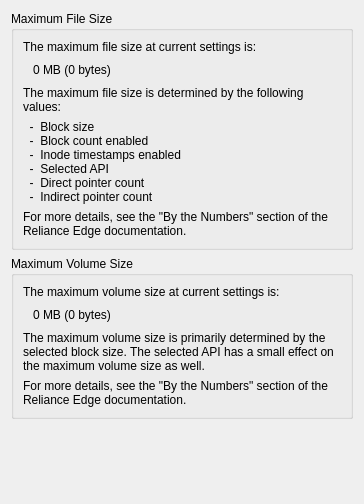
          <widget class="QWidget" name="scrollAreaWidgetContents_6">
           <property name="geometry">
            <rect>
             <x>0</x>
             <y>0</y>
             <width>364</width>
             <height>504</height>
            </rect>
           </property>
           <layout class="QVBoxLayout" name="verticalLayout_10">
            <item>
             <widget class="QGroupBox" name="gbTransactionPts_2">
              <property name="title">
               <string>Maximum File Size</string>
              </property>
              <layout class="QVBoxLayout" name="verticalLayout_34">
               <item>
                <widget class="QLabel" name="label_44">
                 <property name="text">
                  <string>The maximum file size at current settings is:</string>
                 </property>
                </widget>
               </item>
               <item>
                <layout class="QHBoxLayout" name="horizontalLayout_20">
                 <item>
                  <spacer name="horizontalSpacer_27">
                   <property name="orientation">
                    <enum>Qt::Horizontal</enum>
                   </property>
                   <property name="sizeType">
                    <enum>QSizePolicy::Fixed</enum>
                   </property>
                   <property name="sizeHint" stdset="0">
                    <size>
                     <width>10</width>
                     <height>20</height>
                    </size>
                   </property>
                  </spacer>
                 </item>
                 <item>
                  <widget class="QLabel" name="lFsizeBytes">
                   <property name="text">
                    <string>0 MB (0 bytes)</string>
                   </property>
                  </widget>
                 </item>
                 <item>
                  <spacer name="horizontalSpacer_28">
                   <property name="orientation">
                    <enum>Qt::Horizontal</enum>
                   </property>
                   <property name="sizeHint" stdset="0">
                    <size>
                     <width>40</width>
                     <height>20</height>
                    </size>
                   </property>
                  </spacer>
                 </item>
                </layout>
               </item>
               <item>
                <widget class="QLabel" name="label_47">
                 <property name="text">
                  <string>The maximum file size is determined by the following values:</string>
                 </property>
                 <property name="wordWrap">
                  <bool>true</bool>
                 </property>
                </widget>
               </item>
               <item>
                <widget class="QLabel" name="lFsizeDetails">
                 <property name="text">
                  <string>  -  Block size
  -  Block count enabled
  -  Inode timestamps enabled
  -  Selected API
  -  Direct pointer count
  -  Indirect pointer count</string>
                 </property>
                 <property name="wordWrap">
                  <bool>false</bool>
                 </property>
                </widget>
               </item>
               <item>
                <widget class="QLabel" name="label_46">
                 <property name="text">
                  <string>For more details, see the &quot;By the Numbers&quot; section of the Reliance Edge documentation.</string>
                 </property>
                 <property name="wordWrap">
                  <bool>true</bool>
                 </property>
                </widget>
               </item>
              </layout>
             </widget>
            </item>
            <item>
             <widget class="QGroupBox" name="gbTransactionPts_3">
              <property name="title">
               <string>Maximum Volume Size</string>
              </property>
              <layout class="QVBoxLayout" name="verticalLayout_35">
               <item>
                <widget class="QLabel" name="label_45">
                 <property name="text">
                  <string>The maximum volume size at current settings is:</string>
                 </property>
                </widget>
               </item>
               <item>
                <layout class="QHBoxLayout" name="horizontalLayout_21">
                 <item>
                  <spacer name="horizontalSpacer_29">
                   <property name="orientation">
                    <enum>Qt::Horizontal</enum>
                   </property>
                   <property name="sizeType">
                    <enum>QSizePolicy::Fixed</enum>
                   </property>
                   <property name="sizeHint" stdset="0">
                    <size>
                     <width>10</width>
                     <height>20</height>
                    </size>
                   </property>
                  </spacer>
                 </item>
                 <item>
                  <widget class="QLabel" name="lVsizeBytes">
                   <property name="text">
                    <string>0 MB (0 bytes)</string>
                   </property>
                  </widget>
                 </item>
                 <item>
                  <spacer name="horizontalSpacer_30">
                   <property name="orientation">
                    <enum>Qt::Horizontal</enum>
                   </property>
                   <property name="sizeHint" stdset="0">
                    <size>
                     <width>40</width>
                     <height>20</height>
                    </size>
                   </property>
                  </spacer>
                 </item>
                </layout>
               </item>
               <item>
                <widget class="QLabel" name="label_48">
                 <property name="text">
                  <string>The maximum volume size is primarily determined by the selected block size. The selected API has a small effect on the maximum volume size as well.</string>
                 </property>
                 <property name="wordWrap">
                  <bool>true</bool>
                 </property>
                </widget>
               </item>
               <item>
                <widget class="QLabel" name="label_49">
                 <property name="text">
                  <string>For more details, see the &quot;By the Numbers&quot; section of the Reliance Edge documentation.</string>
                 </property>
                 <property name="wordWrap">
                  <bool>true</bool>
                 </property>
                </widget>
               </item>
              </layout>
             </widget>
            </item>
            <item>
             <spacer name="verticalSpacer_12">
              <property name="orientation">
               <enum>Qt::Vertical</enum>
              </property>
              <property name="sizeHint" stdset="0">
               <size>
                <width>20</width>
                <height>40</height>
               </size>
              </property>
             </spacer>
            </item>
           </layout>
          </widget>
